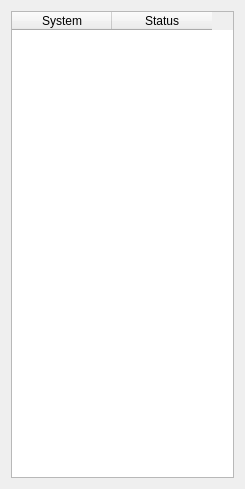
<ui version="4.0" >
 <class>StatusWindow</class>
 <widget class="QWidget" name="StatusWindow" >
  <property name="geometry" >
   <rect>
    <x>0</x>
    <y>0</y>
    <width>245</width>
    <height>489</height>
   </rect>
  </property>
  <property name="windowTitle" >
   <string>Plane status</string>
  </property>
  <layout class="QVBoxLayout" >
   <item>
    <widget class="QTableWidget" name="table" >
     <column>
      <property name="text" >
       <string>System</string>
      </property>
     </column>
     <column>
      <property name="text" >
       <string>Status</string>
      </property>
     </column>
    </widget>
   </item>
  </layout>
 </widget>
 <resources/>
 <connections/>
</ui>
